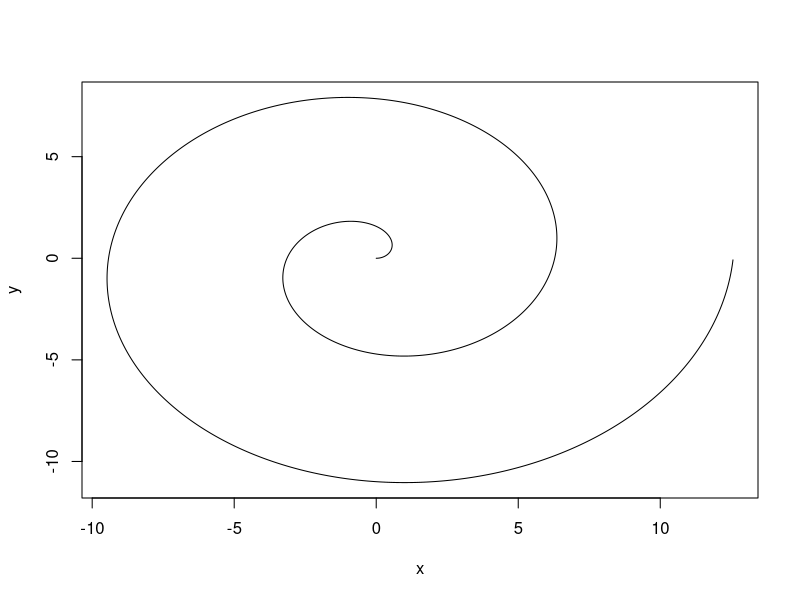

Source code (R):
## ---- chunk 1
# Define the angle of the spiral (polar coords)
# go around two full times (2*pi = one revolution)
theta <- seq(0, 4*pi, .01) 
# Define the distance from the origin of the spiral
# Needs to have the same length as theta
r <- theta

# Now define x and y in cartesian coordinates
x <- r * cos(theta)
y <- r * sin(theta)

plot(x, y, type = "l")
